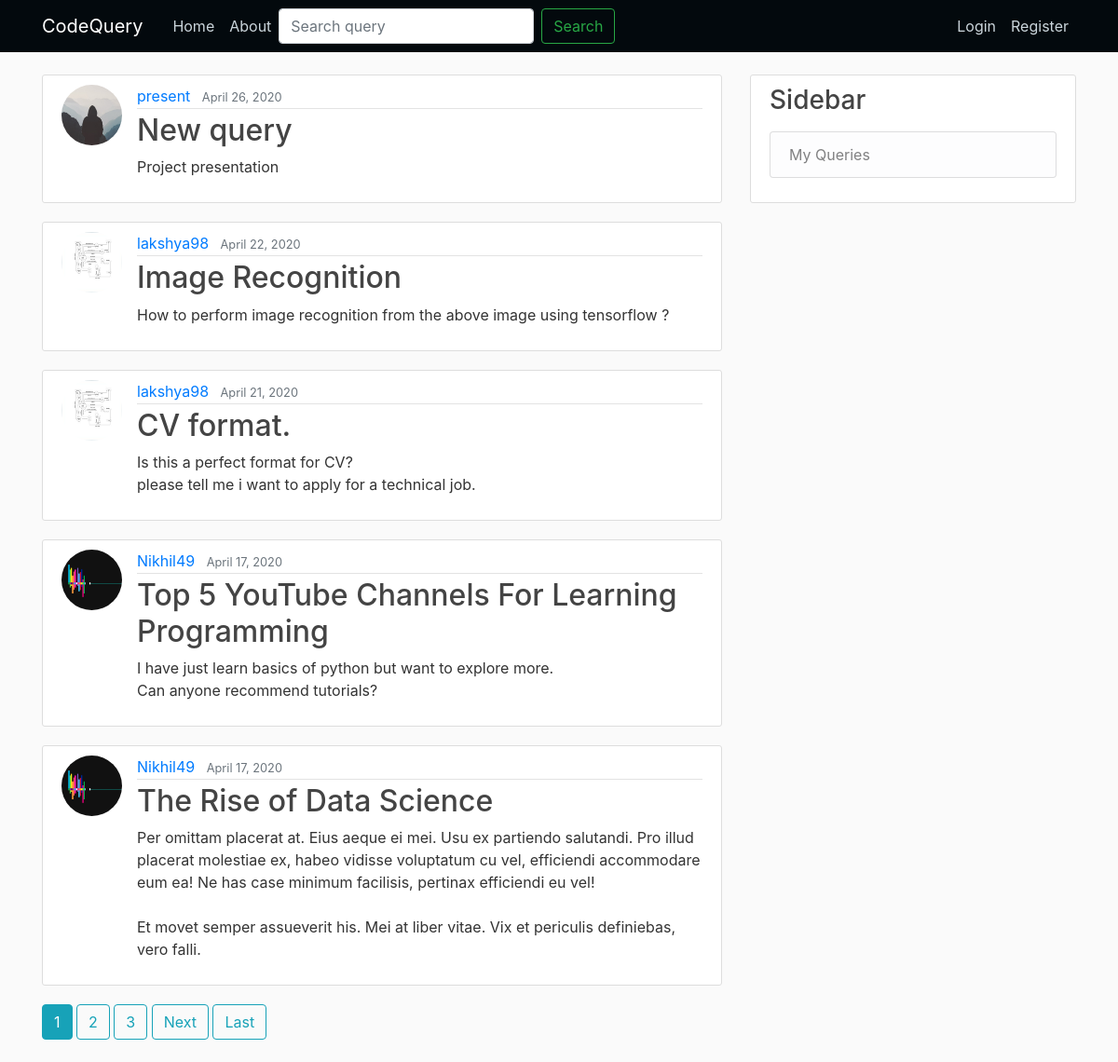
The page / on the database its author committed.
### blog/models.py (models this page shows, shortened)
class Post(models.Model):
    title=models.CharField(max_length=100)
    content=models.TextField()
    date_posted=models.DateTimeField(default=timezone.now)#default arg means we can change datetime also whenever user wanted
    image=models.ImageField(blank=True,null=True,upload_to='post_pics')
    author= models.ForeignKey(User, on_delete=models.CASCADE)

### users/models.py (models this page shows, shortened)
class Profile(models.Model):
    user=models.OneToOneField(User,on_delete=models.CASCADE)
    image=models.ImageField(default='default.jpg',upload_to='profile_pics')

### blog/views.py (the view)
# urls.py: path('', PostListView.as_view(),name='blog-home'),
class PostListView(ListView):
    model=Post
    template_name='blog/home.html' #<app>/<model>_<viewtype>.html
    context_object_name='posts'
    ordering=['-date_posted'] # ordering is an attribute of ListView if set date_posted as -date_posted it will latest post
    paginate_by=5

### blog/templates/blog/home.html (shortened to what this page needs)
{% extends "blog/base.html" %}
{% block content %}
    {% for post in posts %}
        <article class="media content-section">
          <img class="rounded-circle article-img" src="{{ post.author.profile.image.url }}">
          <div class="media-body">
            <div class="article-metadata">
              <a class="mr-2" href="{% url 'user-posts' post.author.username %}">{{ post.author }}</a>
              <small class="text-muted">{{ post.date_posted|date:"F d, Y" }}</small>
            </div>
            <h2><a class="article-title" href="{% url 'post-detail' post.id %}">{{ post.title }}</a></h2>
            <p class="article-content">{{ post.content }}</p>
          </div>
        </article>
    {% endfor %}
    {% if is_paginated %}
      {% for num in page_obj.paginator.page_range %}
        {% if page_obj.number == num %}
          <a class="btn btn-info mb-4" href="?page={{ num }}">{{ num }}</a>
        {% elif num > page_obj.number|add:'-3' and num < page_obj.number|add:'3' %}
          <a class="btn btn-outline-info mb-4" href="?page={{ num }}">{{ num }}</a>
        {% endif %}
      {% endfor %}
      {% if page_obj.has_next %}
        <a class="btn btn-outline-info mb-4" href="?page={{ page_obj.next_page_number }}">Next</a>
        <a class="btn btn-outline-info mb-4" href="?page={{ page_obj.paginator.num_pages }}">Last</a>
      {% endif %}
    {% endif %}
{% endblock content %}

### blog/templates/blog/base.html (shortened to what this page needs)
{% load static %}
<!DOCTYPE html>
<html>
<head>
    <link rel="stylesheet" href="https://maxcdn.bootstrapcdn.com/bootstrap/4.0.0/css/bootstrap.min.css">
    <link rel="stylesheet" type="text/css" href="{% static 'blog/main.css' %}">
</head>
<body>
    <header class="site-header">
      <nav class="navbar navbar-expand-md navbar-dark bg-steel fixed-top">
        <div class="container">
          <a class="navbar-brand mr-4" href="{% url 'blog-home' %}">CodeQuery</a>
          <div class="collapse navbar-collapse" id="navbarToggle">
            <div class="navbar-nav mr-auto">
              <a class="nav-item nav-link" href="{% url 'blog-home' %}">Home</a>
              <a class="nav-item nav-link" href="{% url 'blog-about' %}">About</a>
              <form class="form-inline" id="searchform" action="{% url 'post-search'%}" method="get" accept-charset="utf-8">
                <input id="searchbox"class="form-control mr-sm-2" type="text" placeholder="Search query" aria-label="Search" name="q">
                <button class="btn btn-outline-success my-2 my-sm-0" type="submit">Search</button>
              </form>
            </div>
            <div class="navbar-nav">
              {% if user.is_authenticated %}
                <a class="nav-item nav-link" href="{% url 'post-create' %}">New Query</a>
                <a class="nav-item nav-link" href="{% url 'profile' %}">Profile</a>
                <a class="nav-item nav-link" href="{% url 'logout' %}">Logout</a>
              {% else %}
                <a class="nav-item nav-link" href="{% url 'login' %}">Login</a>
                <a class="nav-item nav-link" href="{% url 'register' %}">Register</a>
              {% endif %}
            </div>
          </div>
        </div>
      </nav>
    </header>
    <main role="main" class="container">
      <div class="row">
        <div class="col-md-8">
          {% block content %}{% endblock %}
        </div>
        <div class="col-md-4">
          <div class="content-section">
            <h3>Sidebar</h3>
            <p class='text-muted'>
              <ul class="list-group">
              <li class="list-group-item list-group-item-light">My Queries</li>
              </ul>
            </p>
          </div>
        </div>
      </div>
    </main>
</body>
</html>

### blog/static/blog/main.css (style rules this page uses)
body { background: #fafafa; color: #333333; margin-top: 5rem; }
h1, h2, h3, h4, h5, h6 { color: #444444; }
ul { margin: 0; }
.bg-steel { background-color: #03090d; }
.site-header .navbar-nav .nav-link { color: #cbd5db; }
.content-section { background: #ffffff; padding: 10px 20px; border: 1px solid #dddddd; border-radius: 3px; margin-bottom: 20px; }
.article-title { color: #444444; }
.article-content { white-space: pre-line; }
.article-img { height: 65px; width: 65px; margin-right: 16px; }
.article-metadata { padding-bottom: 1px; margin-bottom: 4px; border-bottom: 1px solid #e3e3e3 }

### rows shown on the page
Post: author.profile.image (placeholder picture), author "present", date_posted "April 26, 2020", title "New query", content "Project presentation"
Post: author.profile.image (picture), author "lakshya98", date_posted "April 22, 2020", title "Image Recognition", content "How to perform image recognition from the above image using tensorflow ?"
Post: author.profile.image (picture), author "lakshya98", date_posted "April 21, 2020", title "CV format.", content "Is this a perfect format for CV? please tell me i want to apply for a technical job."
Post: author.profile.image (placeholder picture), author "Nikhil49", date_posted "April 17, 2020", title "Top 5 YouTube Channels For Learning Programming", content "I have just learn basics of python but want to explore more. Can anyone recommend tutorials?"
Post: author.profile.image (placeholder picture), author "Nikhil49", date_posted "April 17, 2020", title "The Rise of Data Science", content "Per omittam placerat at. Eius aeque ei mei. Usu ex partiendo salutandi. Pro illud placerat molestiae ex, habeo vidisse voluptatum cu vel, efficiendi accommodare eum ea! Ne has case minimum facilisis, pertinax efficiendi eu vel! Et movet semper assueverit his. Mei at liber vitae. Vix et periculis definiebas, vero falli."

### other values the page prints
{{ num }} "1"
{{ num }} "2" "3"
